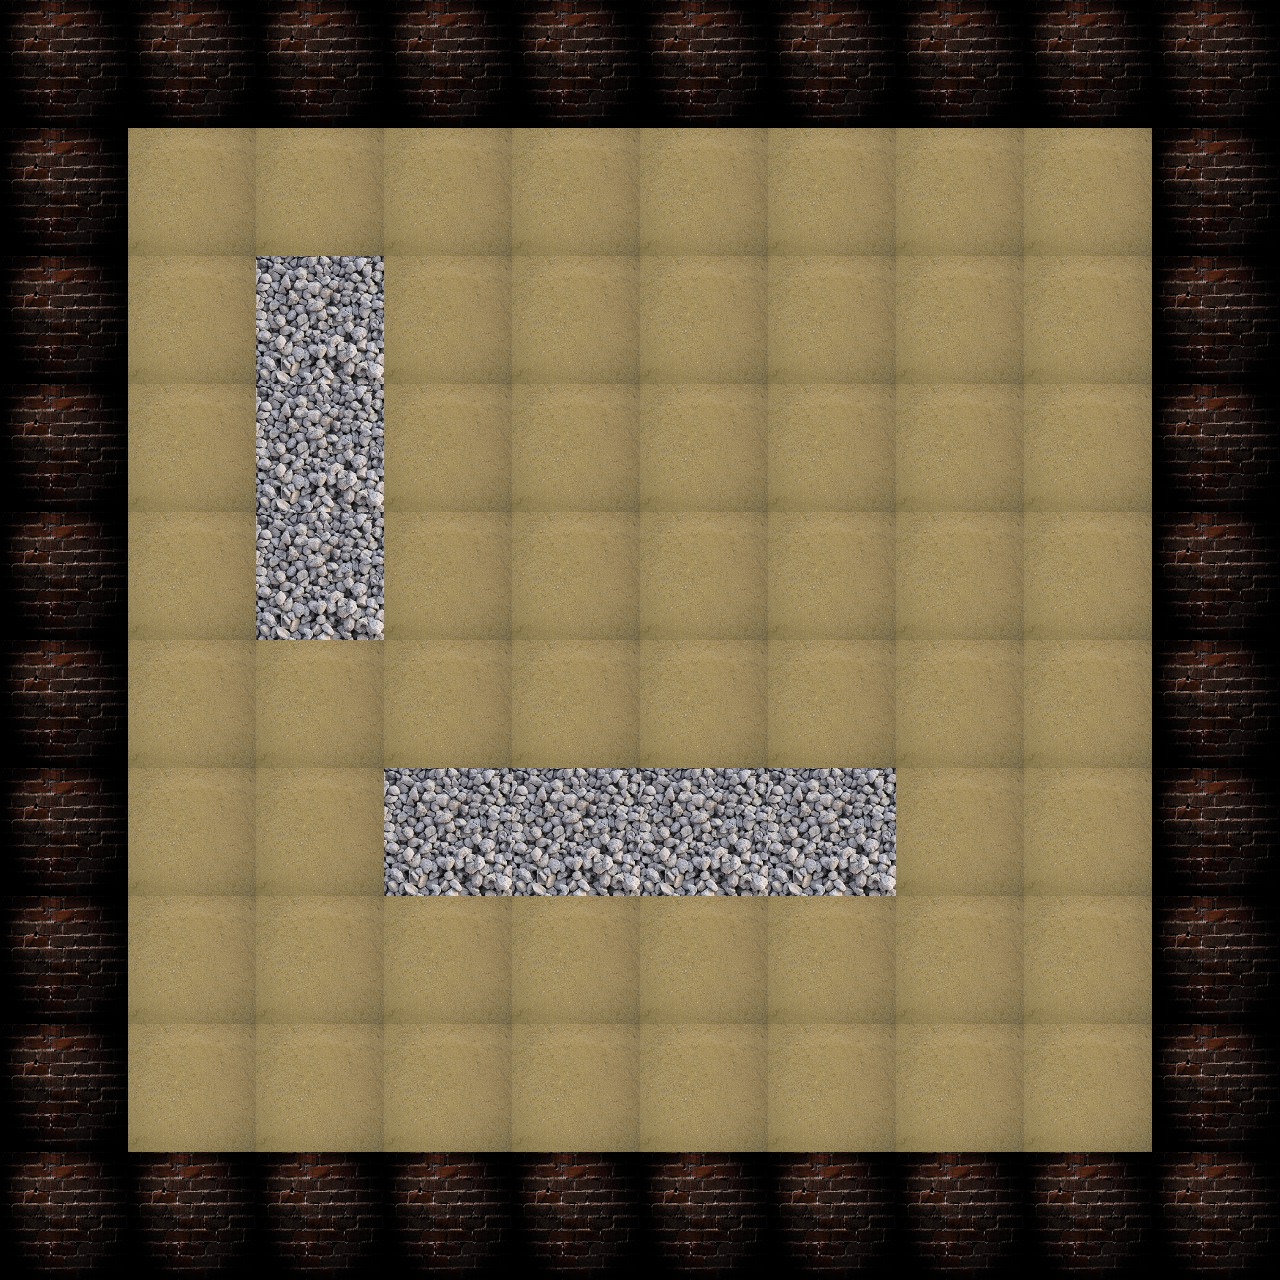

A 2D game scene composited from a Tiled map and its tileset images. What follows is a short description and the map's XML, with every tile layer's data as written:
An orthogonal 10x10 tile map with 128x128 px tiles, 1 tile layer (newmap.png).

<map version="1.0" orientation="orthogonal" renderorder="right-down" width="10" height="10" tilewidth="128" tileheight="128" nextobjectid="1">
 <tileset firstgid="1" name="newmap.png" tilewidth="128" tileheight="128" tilecount="100" columns="10">
  <image source="../Tilesets/newmap.png" width="1280" height="1280" />
  <tile id="0">
   <properties>
    <property name="passable" value="0" />
    <property name="weight" value="100" />
   </properties>
  </tile>
  <tile id="1">
   <properties>
    <property name="passable" value="0" />
    <property name="weight" value="50" />
   </properties>
  </tile>
  <tile id="2">
   <properties>
    <property name="passable" value="1" />
    <property name="weight" value="10" />
   </properties>
  </tile>
 </tileset>
 <layer name="newmap.png" width="10" height="10">
  <data encoding="csv">
1,1,1,1,1,1,1,1,1,1,
1,3,3,3,3,3,3,3,3,1,
1,3,2,3,3,3,3,3,3,1,
1,3,2,3,3,3,3,3,3,1,
1,3,2,3,3,3,3,3,3,1,
1,3,3,3,3,3,3,3,3,1,
1,3,3,2,2,2,2,3,3,1,
1,3,3,3,3,3,3,3,3,1,
1,3,3,3,3,3,3,3,3,1,
1,1,1,1,1,1,1,1,1,1
</data>
 </layer>
</map>